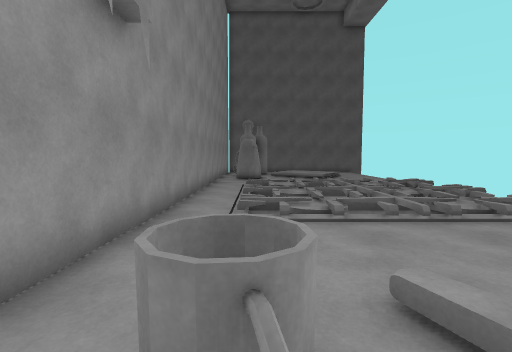
View 1 (above)

15 first-person views from a walk through a Unity game level. The camera is 1.4 m above the floor, tilts 4° down and sees 85° across. The floor is counted in squares, 1 m on a side. Each view is taken from the middle of a square. On the plan, view 1 faces up. The plan holds only what a view shows up to about 14 squares ahead; the rest is blank.

View 2
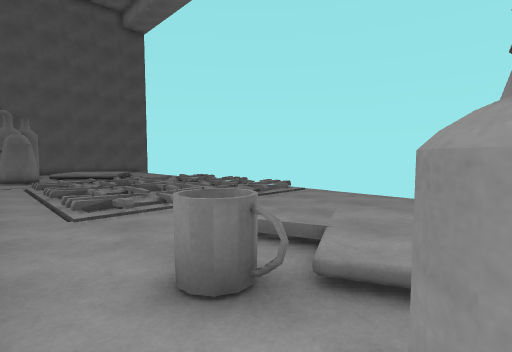

View 3
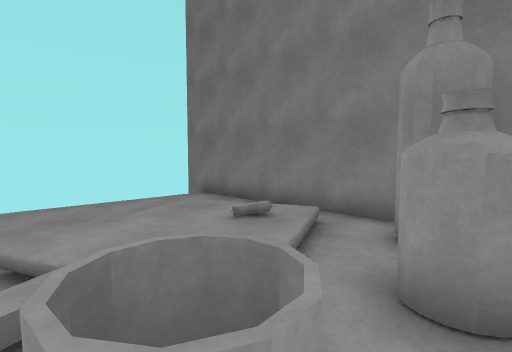

View 4
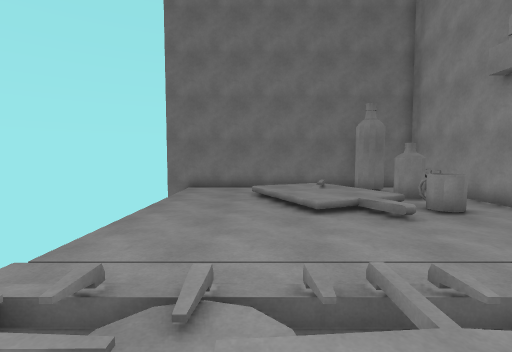

View 5
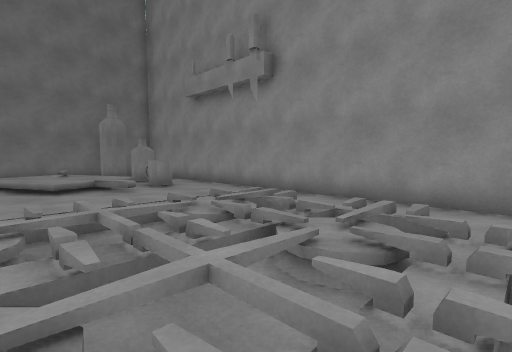

View 6
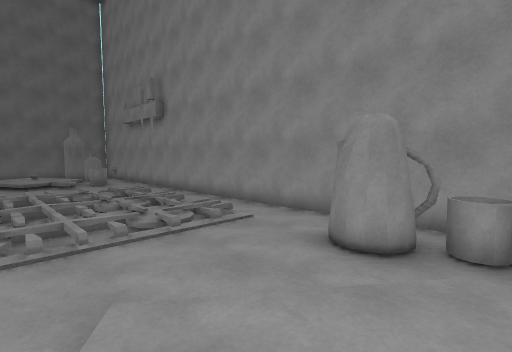

View 7
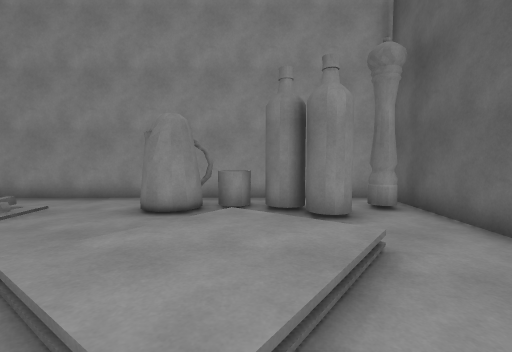

View 8
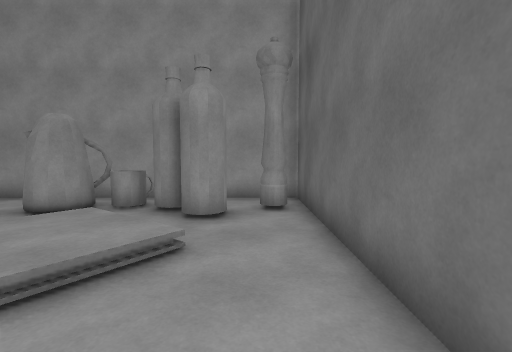

View 9
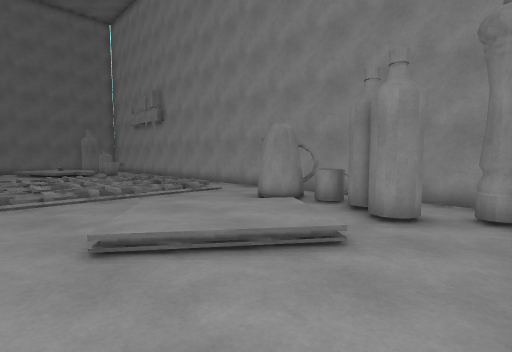

View 10
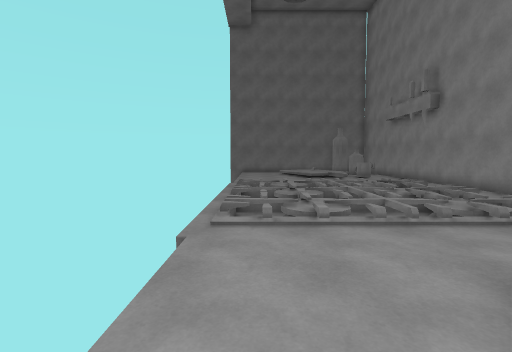

View 11
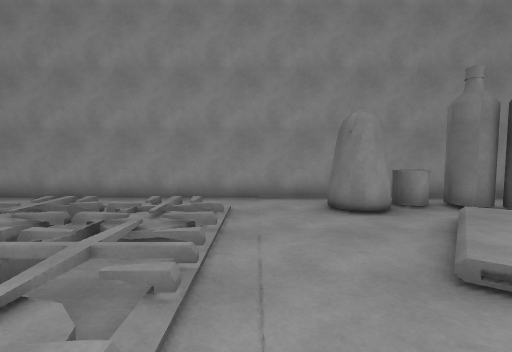

View 12
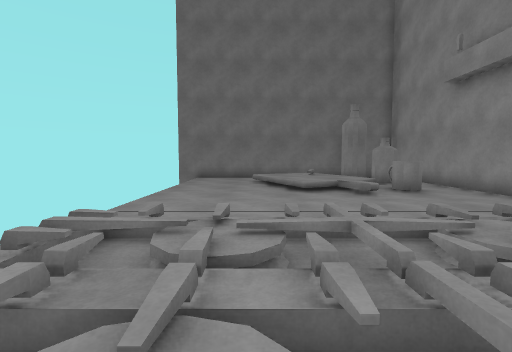

View 13
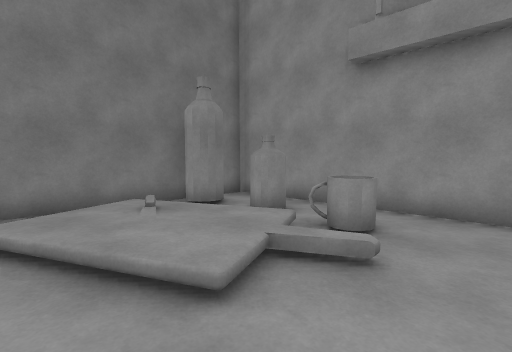

View 14
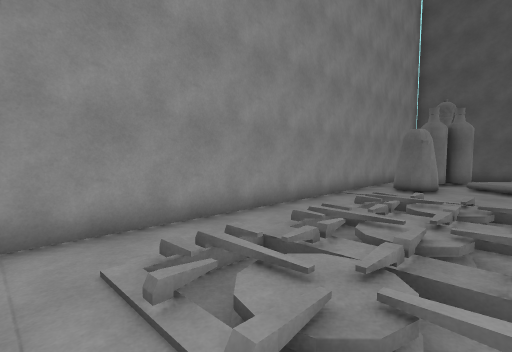

View 15
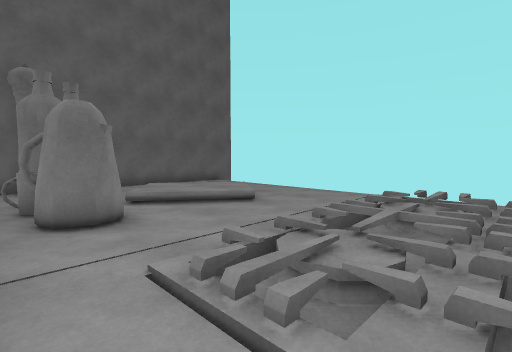

### Floor plan
Key: @ floor where view 1 was taken; # wall or solid block; x gap in a wall; . main floor; : floor 0.25 m higher than the main floor; - floor 0.25 m lower than the main floor; / step, stairs or slope; = window, fence, low wall or low ledge; ^ raised ledge; O other object.
Columns run from 3 left of view 1 to 9 right of it. Each row starts with its distance up from view 1.
 25 #########
 24 #.x...... .
 23 #..........
 22 #..#../....
 21 #.##./:/....
 20 #.#..::://..
 19 #.#.//:::...
 18 #.##../:/...
 17 #.##.../....
 16 #...........
 15 #...........
 14 #../==O=/==.
 13 #..=##==//=#
 12 #..=#===/===
 11 #..--===/===
 10 #..==#==//=#
  9 #../#=#=//=.
  8 #..=//#=//=#
  7 #..=//==//=#
  6 #....=/=../.
  5 #...........
  4 #...........
  3 #...........
  2 #..=.//.....
  1 #..=/::/....
  0 #..@/:::....
 -1 #.^^/////...
 -2 =....//:/...
 -3 =..#.//.....
 -4 #############

Where each view was taken, in squares from view 1:
view 1: 0 up, 0 right, facing up
view 2: 1 down, 2 left, facing up-right
view 3: 2 up, 1 left, facing down-right
view 4: 9 up, 5 right, facing down
view 5: 12 up, 5 right, facing down-left
view 6: 20 up, 5 right, facing down-left
view 7: 20 up, 7 right, facing left
view 8: 23 up, 7 right, facing left
view 9: 24 up, 7 right, facing down-left
view 10: 20 up, 7 right, facing down
view 11: 15 up, 7 right, facing left
view 12: 11 up, 5 right, facing down
view 13: 4 up, 5 right, facing down-left
view 14: 5 up, 3 right, facing up-left
view 15: 11 up, 2 left, facing up-right
